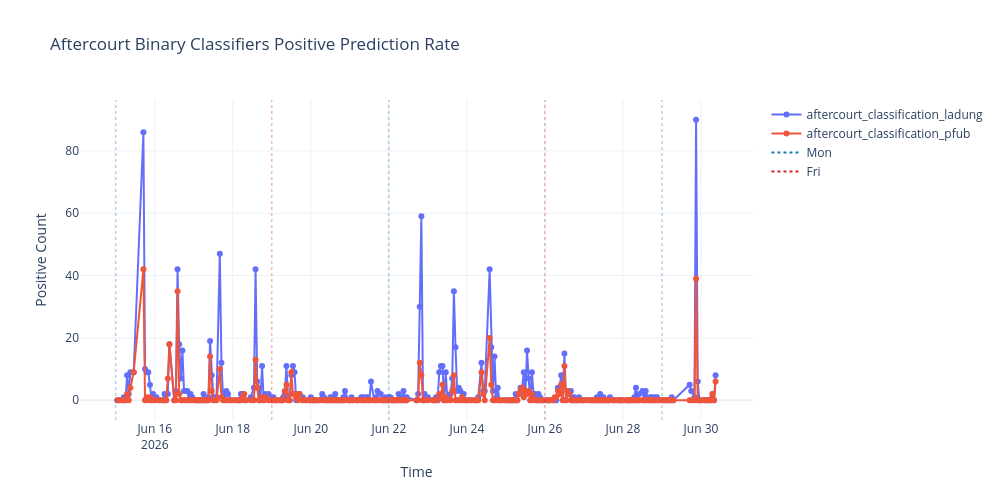

The cell this chart's notebook holds for it:
### Code cell
plot_time_series(df, title="Aftercourt Binary Classifiers Positive Prediction Rate", ylabel="Positive Count")

### Figure 1 — Plotly figure (JSON) as saved in the notebook; plotly's stock layout.template omitted (floating-point values rounded to 4 significant figures; data arrays with more than 128 entries replaced by an {"elided": "..."} marker saying what was removed)
{"data": [{"hovertemplate": "Metric=aftercourt_classification_ladung<br>Time=%{x}<br>Positive Count=%{y}<extra></extra>", "legendgroup": "aftercourt_classification_ladung", "line": {"color": "#636efa", "dash": "solid"}, "marker": {"symbol": "circle"}, "mode": "lines+markers", "name": "aftercourt_classification_ladung", "orientation": "v", "showlegend": true, "type": "scatter", "x": {"elided": "298 str values"}, "xaxis": "x", "y": {"elided": "298 float values"}, "yaxis": "y"}, {"hovertemplate": "Metric=aftercourt_classification_pfub<br>Time=%{x}<br>Positive Count=%{y}<extra></extra>", "legendgroup": "aftercourt_classification_pfub", "line": {"color": "#EF553B", "dash": "solid"}, "marker": {"symbol": "circle"}, "mode": "lines+markers", "name": "aftercourt_classification_pfub", "orientation": "v", "showlegend": true, "type": "scatter", "x": {"elided": "298 str values"}, "xaxis": "x", "y": {"elided": "298 float values"}, "yaxis": "y"}, {"hoverinfo": "skip", "line": {"color": "#1f77b4", "dash": "dot"}, "mode": "lines", "name": "Mon", "showlegend": true, "type": "scatter", "x": ["2026-06-15T00:00:00"], "y": [null]}, {"hoverinfo": "skip", "line": {"color": "#d62728", "dash": "dot"}, "mode": "lines", "name": "Fri", "showlegend": true, "type": "scatter", "x": ["2026-06-19T00:00:00"], "y": [null]}], "layout": {"height": 500, "hovermode": "x unified", "legend": {"title": {"text": ""}, "tracegroupgap": 0}, "shapes": [{"line": {"color": "#1f77b4", "dash": "dot", "width": 1}, "opacity": 0.5, "type": "line", "x0": "2026-06-15T00:00:00", "x1": "2026-06-15T00:00:00", "xref": "x", "y0": 0, "y1": 1, "yref": "y domain"}, {"line": {"color": "#d62728", "dash": "dot", "width": 1}, "opacity": 0.5, "type": "line", "x0": "2026-06-19T00:00:00", "x1": "2026-06-19T00:00:00", "xref": "x", "y0": 0, "y1": 1, "yref": "y domain"}, {"line": {"color": "#1f77b4", "dash": "dot", "width": 1}, "opacity": 0.5, "type": "line", "x0": "2026-06-22T00:00:00", "x1": "2026-06-22T00:00:00", "xref": "x", "y0": 0, "y1": 1, "yref": "y domain"}, {"line": {"color": "#d62728", "dash": "dot", "width": 1}, "opacity": 0.5, "type": "line", "x0": "2026-06-26T00:00:00", "x1": "2026-06-26T00:00:00", "xref": "x", "y0": 0, "y1": 1, "yref": "y domain"}, {"line": {"color": "#1f77b4", "dash": "dot", "width": 1}, "opacity": 0.5, "type": "line", "x0": "2026-06-29T00:00:00", "x1": "2026-06-29T00:00:00", "xref": "x", "y0": 0, "y1": 1, "yref": "y domain"}], "title": {"text": "Aftercourt Binary Classifiers Positive Prediction Rate"}, "width": 1000, "xaxis": {"anchor": "y", "domain": [0, 1], "title": {"text": "Time"}}, "yaxis": {"anchor": "x", "domain": [0, 1], "title": {"text": "Positive Count"}}}}
